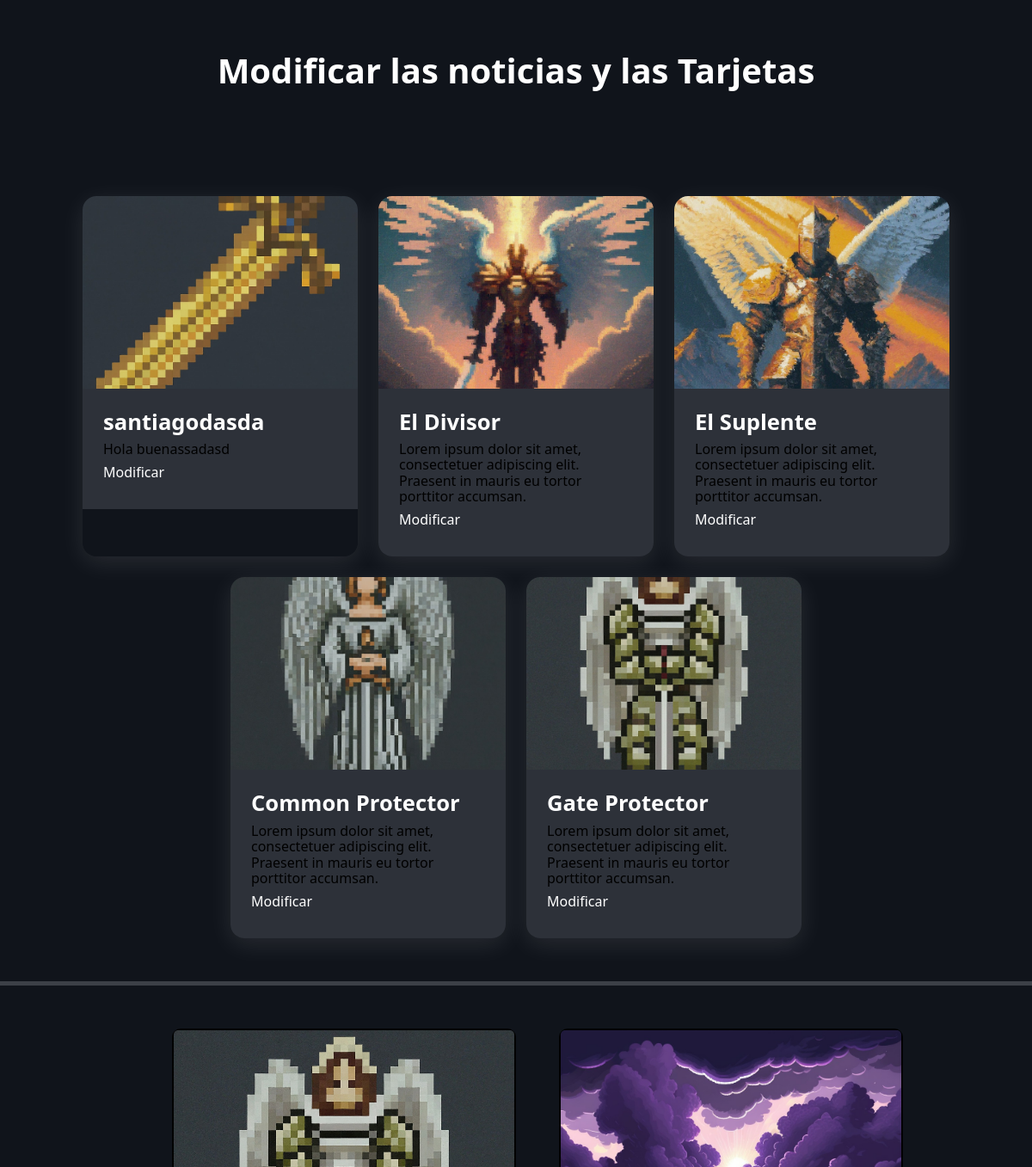
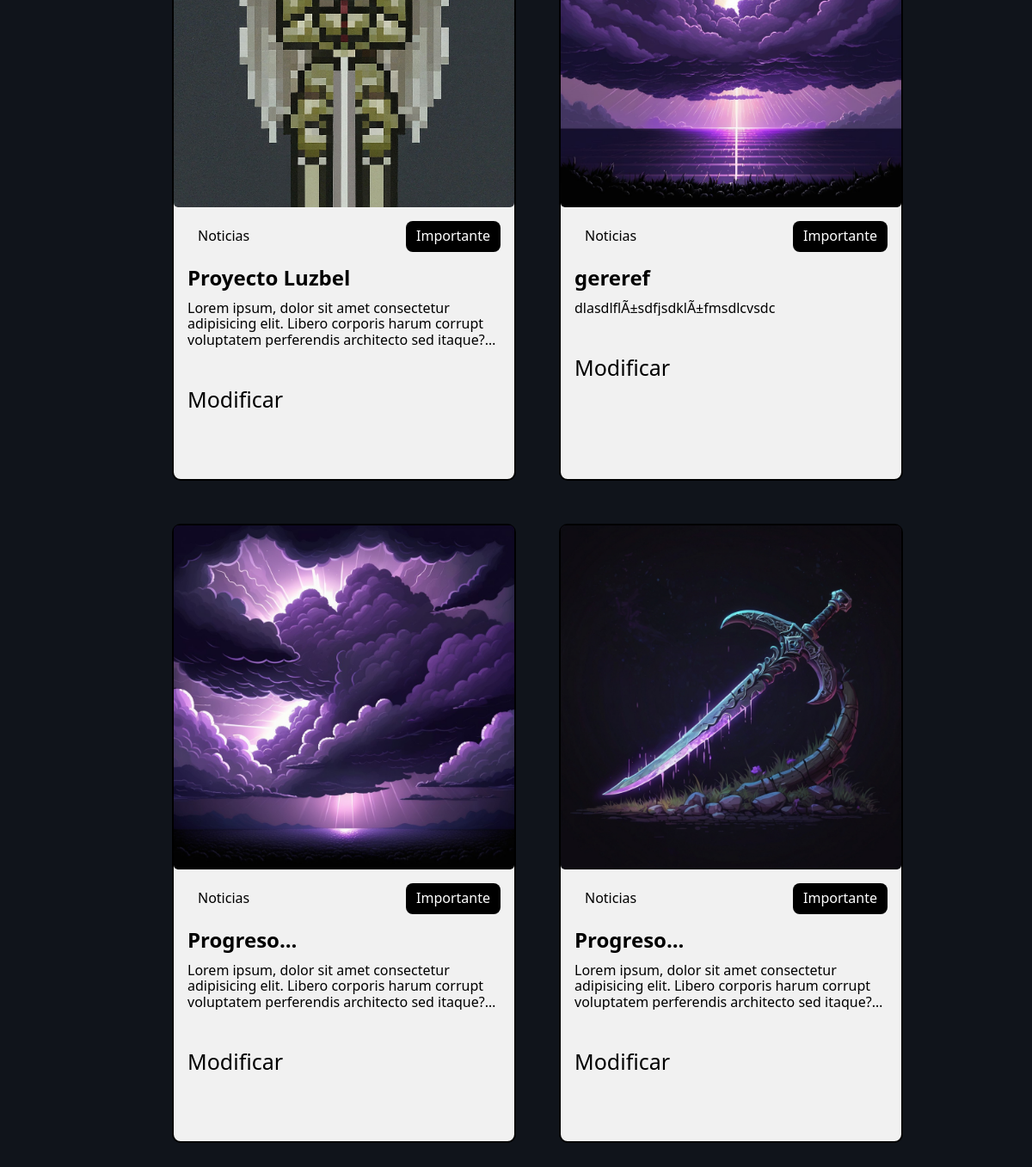
The app's page /panel_admin/gestion_foro.php with its own data (2 pictures, top to bottom).
### tables this page shows
CREATE TABLE IF NOT EXISTS `informacion` (
  `id_noticia` int(10) NOT NULL AUTO_INCREMENT COMMENT 'Identificador único y irrepetible para cada noticia.',
  `titulo` varchar(100) NOT NULL COMMENT 'El título de la noticia.',
  `informacion` mediumtext NOT NULL COMMENT 'El contenido o descripción de la noticia.',
  `imagen` varchar(100) NOT NULL COMMENT 'El nombre del archivo de la imagen asociada a la noticia.',
  PRIMARY KEY (`id_noticia`) COMMENT 'Clave primaria de digitos que incrementan con cada noticia.'
);

CREATE TABLE IF NOT EXISTS `noticias` (
  `id_noticia` int(5) NOT NULL AUTO_INCREMENT COMMENT 'Identificador único para cada noticia sobre el desarrollo del juego.',
  `titulo` varchar(100) NOT NULL COMMENT 'Título de la noticia relacionada con el desarrollo.',
  `informacion` mediumtext NOT NULL COMMENT 'Descripción o contenido de la noticia.',
  `imagen` varchar(100) NOT NULL COMMENT 'Nombre del archivo de la imagen asociada a la noticia.',
  PRIMARY KEY (`id_noticia`) COMMENT 'Clave primaria de digitos que incrementan con cada noticia del juego.'
);

### panel_admin/gestion_foro.php (the view, shortened to what this page needs)
<?php
include '../main-pages/conexion.php';
?>
<!DOCTYPE html>
<html lang="en">
<head>
    <link rel="stylesheet" href="../normalize.css">
    <link rel="stylesheet" href="../frontend/style.css">
    <link rel="stylesheet" href="https://cdn.jsdelivr.net/npm/sweetalert2@11.11.0/dist/sweetalert2.min.css"
>
</head>
<body>
    <h1 class="informacion">
        Modificar las noticias y las Tarjetas
    </h1>
    <section class="info" id="Info">
        <div class="articles">
        <?php
            $registros = mysqli_query($conexion,"SELECT * FROM informacion") or die("Error en la consulta".mysqli_error($conexion));
            while ($row = mysqli_fetch_array($registros)) { ?>
            <article>
                <figure>
                    <img src="../img/<?php echo $row['imagen']?>" alt="Lavender Fields">
                </figure>
                <div class="article-preview">
                    <h2>
                        <?php echo $row['titulo'] ?>
                    </h2>
                    <p>
                        <?php echo $row['informacion'] ?>
                    </p><br>
                    <p><a href="modificar.php?tarjeta=<?php echo $row['id_noticia']?>">Modificar</a></p>                </div>
            </article>
            <?php }
            ?>
        </div>
    </section>
    <hr class="divisor">
    <section class="noticias" id="Noticias">
    <?php
            $registros = mysqli_query($conexion,"SELECT * FROM noticias") or die("Error en la consulta".mysqli_error($conexion));
            while ($row = mysqli_fetch_array($registros)) { ?>
                <div class="container">
                    <article class="card">
                        <div class='background'>
                            <img src="../img/<?php echo $row['imagen']?>" alt="Fetch API GraphQL Preview">
                        </div>
                        <div class='content'>
                            <div class="card-header">
                                <div class="card-type">
                                    Noticias
                                </div>
                                <div class="ToA">
                                    Importante
                                </div>
                            </div>
                            <div class="card-content">
                                <h2><?php echo $row['titulo'] ?></h2>
                                <p>
                                    <?php echo $row['informacion'] ?>
                                </p><br>
                                <p class="noticias_modi"><a href="modificar_noticias.php?noticia=<?php echo $row['id_noticia']?>">Modificar</a></p>
                            </div>
                        </div>
                    </article>
                </div>
    <?php }
    ?>
    </section>
</body>
</html>

### frontend/style.css (style rules this page uses)
* { padding: 0; margin: 0; box-sizing: border-box; font-family: 'Segoe UI', Tahoma, Geneva, Verdana, sans-serif; scroll-behavior: smooth; }
html { box-sizing: border-box; }
*, *:before, *:after { box-sizing: inherit; }
:root { --bg: #171717; --text-color: #fff; --sec-primary: rgb(241, 241, 241); --accent: rgb(255, 255, 255); --color-1: #10141b; --color-2: #3c4047; --color-3: #2d3139; --color-4: #1f232a; --color-5: #4a4e56; --color-6: #000; --color-7: #1877f2; --color-8: #1877f2; --color-9: #1877f2; }
body { background-color: var(--color-1); padding-top: 2rem; overflow-x: hidden; }
.nav-header h1, a { position: relative; bottom: 10px; transition: .5s; -webkit-transition: .5s; -moz-transition: .5s; -ms-transition: .5s; -o-transition: .5s; color: white; }
.divisor { width: 100%; height: 5px; border: none; background-color: var(--color-2); }
.info { background-color: var(--color-1); height: auto; }
.articles { display: flex; flex-wrap: wrap; margin: 0 auto; justify-content: center; max-width: 1200px; gap: 1.5rem; padding-top: 6rem; margin-bottom: 50px; }
.articles article { max-width: 20rem; width: 100%; cursor: pointer; position: relative; display: block; transition: all 0.4s ease-in-out; overflow: hidden; border-radius: 1rem; box-shadow: rgba(255, 255, 255, 0.1) 0px 7px 29px 0px; }
.articles article h2 { margin: 0 0 0.5rem 0; font-size: 1.6rem; color: rgb(255, 255, 255); transition: color 0.3s ease-out; }
.articles article img { max-width: 100%; transform-origin: center; transition: transform 0.4s ease-in-out; height: 100%; aspect-ratio: 16 / 9; overflow: hidden; object-fit: cover; }
.article-preview { padding: 1.5rem; background: var(--color-3); }
.articles figure { width: 100%; height: 14rem; overflow: hidden; }
.noticias { background-color: var(--color-1); margin-bottom: 2rem; display: flex; flex-wrap: wrap; justify-content: center; }
.container { justify-content: center; }
.card { display: flex; border: 2px solid black; border-radius: 0.75rem; background-color: var(--sec-primary); height: 45rem; width: 400px; flex-direction: column; margin-left: 50px; margin-top: 50px; transition: .5s; border-radius: 10px; }
.content { display: flex; flex-direction: column; gap: 1rem; justify-content: start; padding: 1rem; }
.background img { width: 100%; height: 100%; object-fit: cover; border-radius: 5px; }
.card-type { height: 2.25rem; padding: 0.25rem 0.75rem; display: flex; white-space: nowrap; align-items: center; justify-content: center; border-radius: 0.5rem; gap: 0.5rem; color: black; background-color: var(--secondary); }
.card-header { display: flex; justify-content: space-between; }
.ToA { height: 2.25rem; padding: 0.25rem 0.75rem; border-radius: 0.5rem; display: flex; white-space: nowrap; align-items: center; justify-content: center; background-color: black; color: rgb(255, 255, 255); }
.card-content { display: flex; flex-direction: column; gap: 0.5rem; }
.card-content>h2 { font-weight: 700; }
.card-content>p { font-weight: 400; margin: 0.3rem 0; display: -webkit-box; -webkit-line-clamp: 3; -webkit-box-orient: vertical; overflow: hidden; text-overflow: ellipsis; }
.noticias_modi a { color: black; position: relative; top: 2px; text-decoration: none; transition: 1s; font-size: 25px; }
.informacion { color: #fff; text-align: center; font-size: 40px; }
.info a { text-decoration: none; }

### records on screen
informacion: imagen (picture), titulo "santiagodasda", informacion "Hola buenassadasd"
informacion: imagen (picture), titulo "El Divisor", informacion "Lorem ipsum dolor sit amet, consectetuer adipiscing elit. Praesent in mauris eu tortor porttitor accumsan."
informacion: imagen (picture), titulo "El Suplente", informacion "Lorem ipsum dolor sit amet, consectetuer adipiscing elit. Praesent in mauris eu tortor porttitor accumsan."
informacion: imagen (picture), titulo "Common Protector", informacion "Lorem ipsum dolor sit amet, consectetuer adipiscing elit. Praesent in mauris eu tortor porttitor accumsan."
informacion: imagen (picture), titulo "Gate Protector", informacion "Lorem ipsum dolor sit amet, consectetuer adipiscing elit. Praesent in mauris eu tortor porttitor accumsan."
noticias: imagen (picture), titulo "Proyecto Luzbel", informacion "Lorem ipsum, dolor sit amet consectetur adipisicing elit. Libero corporis harum corrupt voluptatem perferendis architecto sed…"
noticias: imagen (picture), titulo "gereref", informacion "dlasdlflÃ±sdfjsdklÃ±fmsdlcvsdc"
noticias: imagen (picture), titulo "Progreso...", informacion "Lorem ipsum, dolor sit amet consectetur adipisicing elit. Libero corporis harum corrupt voluptatem perferendis architecto sed…"
noticias: imagen (picture), titulo "Progreso...", informacion "Lorem ipsum, dolor sit amet consectetur adipisicing elit. Libero corporis harum corrupt voluptatem perferendis architecto sed…"
